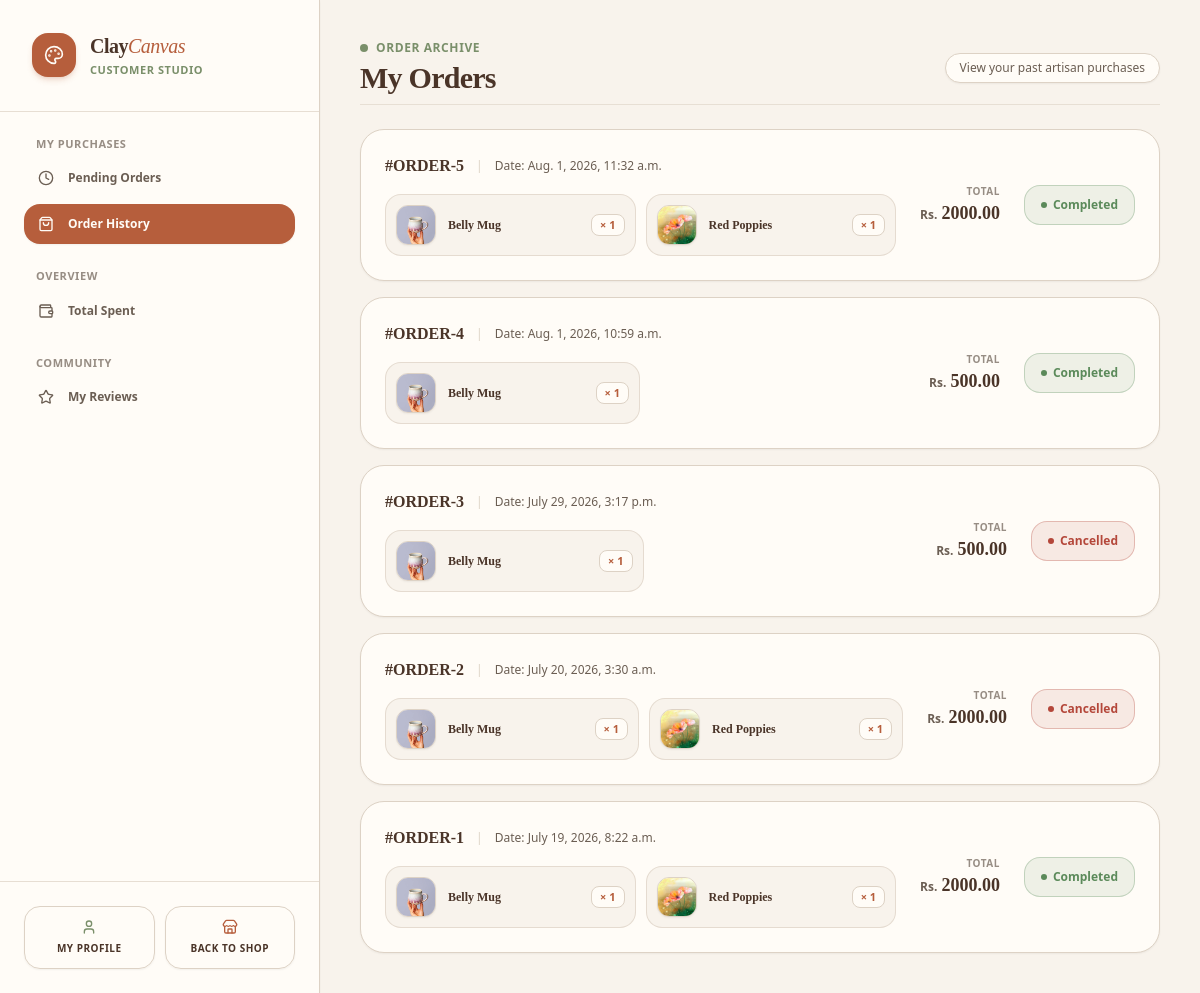
The page /dashboard/?section=my-orders (signed in) on the database its author committed.
### cc_app/models.py (models this page shows, shortened)
class Order(models.Model):
    class Status(models.TextChoices):
        CONFIRMED = 'confirmed', 'Order Confirmed'
        SHIPPING = 'shipping', 'In Transit'
        DELIVERED = 'delivered', 'Delivered'
        COMPLETED = 'completed', 'Completed'
        CANCELLED = 'cancelled', 'Cancelled'
    class PaymentMethod(models.TextChoices):
        ESEWA = 'esewa', 'eSewa'
        COD = 'cod', 'Cash on Delivery'
    customer = models.ForeignKey(User, on_delete=models.CASCADE, related_name='orders')
    total_amount = models.DecimalField(max_digits=12, decimal_places=2)
    status = models.CharField(max_length=20, choices=Status.choices, default=Status.CONFIRMED)
    transaction_id = models.CharField(max_length=100, blank=True, null=True, help_text="Payment provider tracking reference ID")
    shipping_address = models.TextField()
    payment_method = models.CharField(max_length=20, choices=PaymentMethod.choices, default=PaymentMethod.ESEWA)
    created_at = models.DateTimeField(auto_now_add=True)

class OrderItem(models.Model):
    order = models.ForeignKey(Order, on_delete=models.CASCADE, related_name='items')
    product = models.ForeignKey(Product, on_delete=models.CASCADE)
    price_at_purchase = models.DecimalField(max_digits=10, decimal_places=2)
    quantity = models.PositiveIntegerField(default=1)

class Product(models.Model):
    class Category(models.TextChoices):
        PAINTINGS = 'paintings', 'Original Paintings'
        POTTERY = 'pottery', 'Handmade Pottery'
        CERAMICS = 'ceramics', 'Sculptures & Ceramics'
        PRINTS = 'prints', 'Canvas & Fine Art Prints'
        ACCESSORIES = 'accessories', 'Art Supplies & Displays'
    name = models.CharField(max_length=255)
    category = models.CharField(max_length=30, choices=Category.choices)
    description = models.TextField(help_text="Detailed description of the artwork, dimensions, and materials used.")
    price = models.DecimalField(max_digits=10, decimal_places=2)
    stock = models.PositiveIntegerField(default=1, help_text="Set to 1 for unique, original one-off masterworks.")
    product_image = models.ImageField(upload_to='images/products/')
    is_active = models.BooleanField(default=True)
    created_at = models.DateTimeField(auto_now_add=True)

### cc_app/views/dashboard.py (the view)
# urls.py: path('dashboard/', customer_dashboard_view, name='customer_dashboard'),
@login_required
def customer_dashboard_view(request):
    if request.user.is_staff:
        messages.error(request, "Staff members do not have a customer dashboard.")
        return redirect('/dashboard/admin/')
    section = request.GET.get('section', 'pending-orders')
    context = {
        'section': section,
        'gross_spent': Order.objects.filter(customer=request.user, status='completed').aggregate(total=models.Sum('total_amount'))['total'] or 0,
        'average_spent': Order.objects.filter(customer=request.user, status='completed').aggregate(average=models.Avg('total_amount'))['average'] or 0,
    }
    if section == 'pending-orders':
        context['pending_orders'] = Order.objects.exclude(customer=request.user, status__in=['completed', 'cancelled']).order_by('-created_at')
    elif section == 'my-orders':
        context['orders'] = Order.objects.filter(customer=request.user, status__in=['completed', 'cancelled']).order_by('-created_at')
    elif section == 'total-spent':
        context['total_spent'] = Order.objects.filter(customer=request.user, status='completed')
    elif section == 'my-reviews':
        context['my_reviews'] = Review.objects.filter(customer=request.user).order_by('-created_at')
    return render(request, 'dashboard/customer_dashboard.html', context)

### cc_app/templates/dashboard/customer_dashboard.html (shortened to what this page needs)
<!DOCTYPE html>
<html lang="en">
<head>
    {% load static %}
    <link href="{% static 'css/styles.css' %}" rel="stylesheet" />
</head>
<body class="bg-[#F8F3EC] flex flex-col lg:flex-row min-h-screen text-[#6B5E53] font-sans antialiased selection:bg-[#B65E3C]/20 selection:text-[#B65E3C]">
    <aside class="w-full lg:w-80 bg-[#FFFCF7] flex flex-col border-b lg:border-b-0 lg:border-r border-[#DDD2C5] shrink-0 z-30 shadow-sm">
        <div class="p-6 lg:p-8 border-b border-[#DDD2C5]/70 flex items-center justify-between lg:block">
            <div class="flex items-center gap-3.5">
                <div class="h-11 w-11 bg-[#B65E3C] rounded-2xl flex items-center justify-center shadow-md shadow-[#B65E3C]/20 shrink-0">
                    <i data-lucide="palette" class="w-5 h-5 text-[#FFFCF7]"></i>
                </div>
                <div>
                    <h1 class="text-xl font-serif font-bold text-[#4A3428] tracking-tight">
                        Clay<span class="text-[#B65E3C] italic font-normal">Canvas</span>
                    </h1>
                    <p class="text-[11px] font-semibold text-[#7A8F6A] uppercase tracking-wider mt-0.5">Customer Studio</p>
                </div>
            </div>
        </div>
        <nav class="flex-grow p-4 lg:p-6 space-y-6 overflow-y-auto custom-scrollbar">
            <div class="space-y-1.5">
                <span class="px-3 text-[11px] font-bold text-[#6B5E53]/70 uppercase tracking-wider block">My Purchases</span>
                <a href="?section=pending-orders" class="flex items-center gap-3.5 px-3.5 py-3 rounded-2xl text-xs font-semibold transition-all duration-200 {% if section == 'pending-orders' or not section %}bg-[#B65E3C] text-[#FFFCF7] shadow-sm{% else %}text-[#6B5E53] hover:bg-[#F8F3EC] hover:text-[#4A3428]{% endif %}">
                    <i data-lucide="clock" class="w-4 h-4 shrink-0"></i>
                    <span>Pending Orders</span>
                </a>
                <a href="?section=my-orders" class="flex items-center gap-3.5 px-3.5 py-3 rounded-2xl text-xs font-semibold transition-all duration-200 {% if section == 'my-orders' %}bg-[#B65E3C] text-[#FFFCF7] shadow-sm{% else %}text-[#6B5E53] hover:bg-[#F8F3EC] hover:text-[#4A3428]{% endif %}">
                    <i data-lucide="shopping-bag" class="w-4 h-4 shrink-0"></i>
                    <span>Order History</span>
                </a>
            </div>
            <div class="space-y-1.5">
                <span class="px-3 text-[11px] font-bold text-[#6B5E53]/70 uppercase tracking-wider block">Overview</span>
                <a href="?section=total-spent" class="flex items-center gap-3.5 px-3.5 py-3 rounded-2xl text-xs font-semibold transition-all duration-200 {% if section == 'total-spent' %}bg-[#B65E3C] text-[#FFFCF7] shadow-sm{% else %}text-[#6B5E53] hover:bg-[#F8F3EC] hover:text-[#4A3428]{% endif %}">
                    <i data-lucide="wallet" class="w-4 h-4 shrink-0"></i>
                    <span>Total Spent</span>
                </a>
            </div>
            <div class="space-y-1.5">
                <span class="px-3 text-[11px] font-bold text-[#6B5E53]/70 uppercase tracking-wider block">Community</span>
                <a href="?section=my-reviews" class="flex items-center gap-3.5 px-3.5 py-3 rounded-2xl text-xs font-semibold transition-all duration-200 {% if section == 'my-reviews' %}bg-[#B65E3C] text-[#FFFCF7] shadow-sm{% else %}text-[#6B5E53] hover:bg-[#F8F3EC] hover:text-[#4A3428]{% endif %}">
                    <i data-lucide="star" class="w-4 h-4 shrink-0"></i>
                    <span>My Reviews</span>
                </a>
            </div>
        </nav>
        <div class="p-4 lg:p-6 border-t border-[#DDD2C5]/70 bg-[#FFFCF7] grid grid-cols-2 gap-2.5">
            <a href="/profile/"
               class="flex flex-col items-center justify-center gap-1.5 border border-[#DDD2C5] text-[#4A3428] p-3 rounded-2xl hover:bg-[#F8F3EC] transition-all duration-200 shadow-sm text-center">
                <i data-lucide="user" class="w-4 h-4 text-[#7A8F6A]"></i>
                <span class="text-[10px] font-semibold tracking-wider uppercase">My Profile</span>
            </a>
            <a href="/"
               class="flex flex-col items-center justify-center gap-1.5 border border-[#DDD2C5] text-[#4A3428] p-3 rounded-2xl hover:bg-[#F8F3EC] transition-all duration-200 shadow-sm text-center">
                <i data-lucide="store" class="w-4 h-4 text-[#B65E3C]"></i>
                <span class="text-[10px] font-semibold tracking-wider uppercase">Back to Shop</span>
            </a>
        </div>
    </aside>
    <main class="flex-grow flex flex-col min-h-screen lg:h-screen overflow-y-auto bg-[#F8F3EC] p-4 sm:p-6 lg:p-10 custom-scrollbar">
        <div class="max-w-6xl w-full mx-auto space-y-6">
            {% if section == 'pending-orders' or not section %}
                {% include 'dashboard/customer/_pending_orders.html' %}
            {% elif section == 'my-orders' %}
                {% include 'dashboard/customer/_my_orders.html' %}
            {% elif section == 'total-spent' %}
                {% include 'dashboard/customer/_total_spent.html' %}
            {% elif section == 'my-reviews' %}
                {% include 'dashboard/customer/_my_reviews.html' %}
            {% endif %}
        </div>
    </main>
</body>
</html>

### cc_app/templates/dashboard/customer/_my_orders.html (shortened to what this page needs)
<div class="space-y-6">
    <div class="flex flex-col sm:flex-row sm:items-center justify-between gap-4 pb-2 border-b border-[#DDD2C5]/60">
        <div>
            <div class="flex items-center gap-2 mb-1">
                <span class="w-2 h-2 rounded-full bg-[#7A8F6A]"></span>
                <span class="text-xs font-semibold text-[#7A8F6A] uppercase tracking-wider">Order Archive</span>
            </div>
            <h1 class="text-2xl sm:text-3xl font-serif font-bold text-[#4A3428] tracking-tight">My Orders</h1>
        </div>
        <div class="flex items-center gap-2">
            <span class="text-xs text-[#6B5E53] bg-[#FFFCF7] border border-[#DDD2C5] px-3.5 py-1.5 rounded-full font-medium shadow-sm">
                View your past artisan purchases
            </span>
        </div>
    </div>
    <div class="space-y-4">
        {% for order in orders %}
            <div class="bg-[#FFFCF7] border border-[#DDD2C5] rounded-3xl p-5 sm:p-6 flex flex-col lg:flex-row lg:items-center justify-between gap-6 hover:border-[#B65E3C]/50 transition-all duration-200 shadow-sm">
                <div class="space-y-4 flex-grow w-full">
                    <div class="flex flex-wrap items-center gap-2.5 sm:gap-3 text-xs">
                        <span class="font-serif font-bold text-base text-[#4A3428]">#ORDER-{{ order.id }}</span>
                        <span class="text-[#DDD2C5]">|</span>
                        <span class="text-[#6B5E53] font-medium">Date: {{ order.created_at }}</span>
                    </div>
                    <div class="grid grid-cols-1 sm:grid-cols-2 gap-2.5 max-w-4xl">
                        {% for item in order.items.all %}
                            <div class="flex items-center gap-3 bg-[#F8F3EC] border border-[#DDD2C5]/70 p-2.5 rounded-2xl">
                                <div class="w-10 h-10 bg-[#FFFCF7] border border-[#DDD2C5] rounded-xl overflow-hidden flex items-center justify-center shrink-0 shadow-sm">
                                    {% if item.product.product_image %}
                                        <img src="{{ item.product.product_image.url }}" alt="{{ item.product.name }}" class="w-full h-full object-cover">
                                    {% else %}
                                        <i data-lucide="palette" class="w-4 h-4 text-[#7A8F6A]"></i>
                                    {% endif %}
                                </div>
                                <div class="min-w-0 flex-grow flex items-center justify-between gap-2">
                                    <span class="text-[#4A3428] text-xs font-semibold truncate font-serif">
                                        {{ item.product.name }}
                                    </span>
                                    <span class="text-[#B65E3C] bg-[#FFFCF7] px-2 py-0.5 rounded-lg border border-[#DDD2C5] text-[11px] font-bold shrink-0">× {{ item.quantity }}</span>
                                </div>
                            </div>
                        {% endfor %}
                    </div>
                </div>
                <div class="flex items-center justify-between lg:justify-end gap-6 border-t lg:border-t-0 border-[#DDD2C5]/60 pt-4 lg:pt-0 shrink-0 w-full lg:w-auto">
                    <div class="flex flex-col lg:text-right">
                        <span class="text-[10px] uppercase font-bold tracking-wider text-[#6B5E53]/70">Total</span>
                        <div class="flex items-baseline gap-1">
                            <span class="text-xs font-bold text-[#6B5E53]">Rs.</span>
                            <span class="text-lg font-bold text-[#4A3428] font-serif">{{ order.total_amount }}</span>
                        </div>
                    </div>
                    <div class="shrink-0">
                        {% if order.status == 'completed' %}
                            <div class="bg-[#5B8A5A]/10 border border-[#5B8A5A]/30 text-[#5B8A5A] font-semibold h-10 px-4 rounded-2xl flex items-center justify-center gap-1.5 text-xs select-none">
                                <span class="w-1.5 h-1.5 rounded-full bg-[#5B8A5A]"></span>
                                <span>Completed</span>
                            </div>
                        {% else %}
                            <div class="bg-[#B4473A]/10 border border-[#B4473A]/30 text-[#B4473A] font-semibold h-10 px-4 rounded-2xl flex items-center justify-center gap-1.5 text-xs select-none">
                                <span class="w-1.5 h-1.5 rounded-full bg-[#B4473A]"></span>
                                <span>Cancelled</span>
                            </div>
                        {% endif %}
                    </div>
                </div>
            </div>
        {% endfor %}
    </div>
</div>

### rows shown on the page
Order: id "5", created_at "Aug. 1, 2026, 11:32 a.m.", total_amount "2000.00", status "completed" (drawn)
OrderItem: product.product_image (picture), product.name "Belly Mug", quantity "1"
OrderItem: product.product_image (picture), product.name "Red Poppies", quantity "1"
Order: id "4", created_at "Aug. 1, 2026, 10:59 a.m.", total_amount "500.00", status "completed" (drawn)
OrderItem: product.product_image (picture), product.name "Belly Mug", quantity "1"
Order: id "3", created_at "July 29, 2026, 3:17 p.m.", total_amount "500.00", status "cancelled" (drawn)
OrderItem: product.product_image (picture), product.name "Belly Mug", quantity "1"
Order: id "2", created_at "July 20, 2026, 3:30 a.m.", total_amount "2000.00", status "cancelled" (drawn)
OrderItem: product.product_image (picture), product.name "Belly Mug", quantity "1"
OrderItem: product.product_image (picture), product.name "Red Poppies", quantity "1"
Order: id "1", created_at "July 19, 2026, 8:22 a.m.", total_amount "2000.00", status "completed" (drawn)
OrderItem: product.product_image (picture), product.name "Belly Mug", quantity "1"
OrderItem: product.product_image (picture), product.name "Red Poppies", quantity "1"
